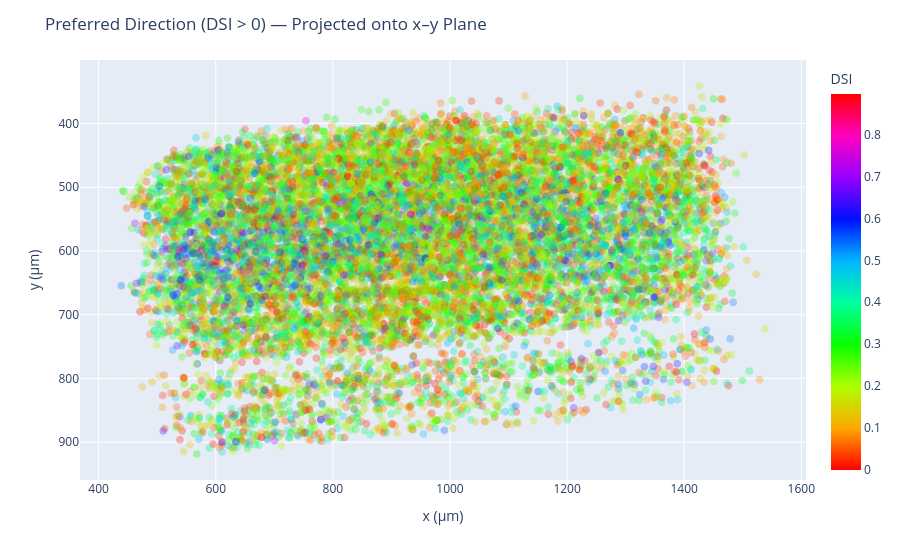

The notebook cell this image was saved under:
### Code cell
import plotly.express as px

# Filter for DSI > 0.7
DSI_thresh = 0
filtered_dir_df = digital_twin_coreg_df[digital_twin_coreg_df['DSI'] > DSI_thresh]

# Create 2D scatter plot (x–y plane)
fig_dir_2d = px.scatter(
    filtered_dir_df,
    x='x_um',
    y='y_um',  # project onto x–y plane
    color='DSI',
    color_continuous_scale='hsv',
    opacity=0.3
)

fig_dir_2d.update_traces(marker=dict(size=8))
fig_dir_2d.update_layout(
    xaxis_title='x (μm)',
    yaxis_title='y (μm)',
    title=f'Preferred Direction (DSI > {DSI_thresh}) — Projected onto x–y Plane',
    yaxis=dict(autorange='reversed')  # <-- This flips the y-axis
)
fig_dir_2d.show()

### Figure 1 — Plotly figure (JSON) as saved in the notebook; plotly's stock layout.template omitted (floating-point values rounded to 4 significant figures; data arrays with more than 128 entries replaced by an {"elided": "..."} marker saying what was removed)
{"data": [{"hovertemplate": "x_um=%{x}<br>y_um=%{y}<br>DSI=%{marker.color}<extra></extra>", "legendgroup": "", "marker": {"color": {"elided": "15780 float values"}, "coloraxis": "coloraxis", "opacity": 0.3, "size": 8, "symbol": "circle"}, "mode": "markers", "name": "", "showlegend": false, "type": "scattergl", "x": {"elided": "15780 float values"}, "xaxis": "x", "y": {"elided": "15780 float values"}, "yaxis": "y"}], "layout": {"coloraxis": {"colorbar": {"title": {"text": "DSI"}}, "colorscale": [[0, "#ff0000"], [0.1111, "#ffa700"], [0.2222, "#afff00"], [0.3333, "#08ff00"], [0.4444, "#00ff9f"], [0.5556, "#00b7ff"], [0.6667, "#0010ff"], [0.7778, "#9700ff"], [0.8889, "#ff00bf"], [1, "#ff0000"]]}, "legend": {"tracegroupgap": 0}, "margin": {"t": 60}, "title": {"text": "Preferred Direction (DSI > 0) — Projected onto x–y Plane"}, "xaxis": {"anchor": "y", "domain": [0, 1], "title": {"text": "x (μm)"}}, "yaxis": {"anchor": "x", "autorange": "reversed", "domain": [0, 1], "title": {"text": "y (μm)"}}}}
